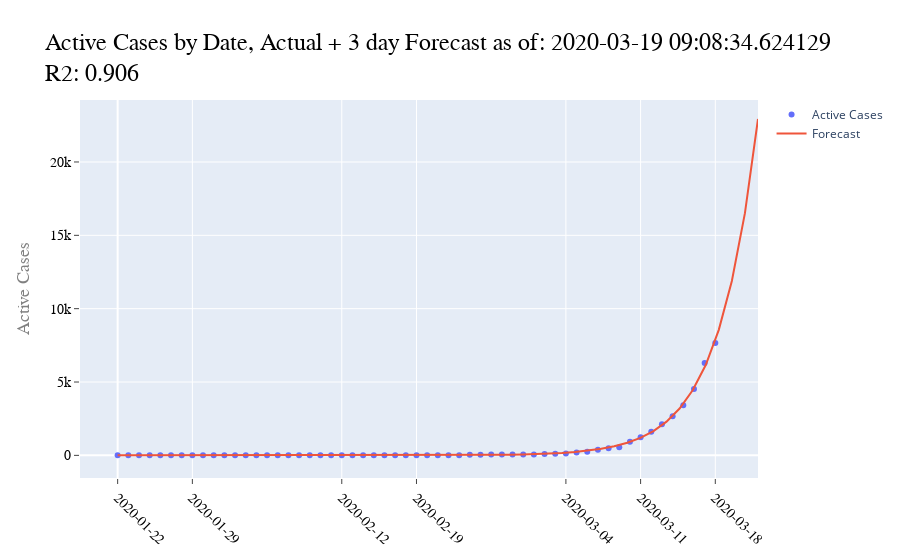

The notebook cell this image was saved under:
### Code cell
trace1 = go.Scatter(
                  x=x,
                  y=y,
                  mode='markers',
                  name='Active Cases'
                  )

trace2 = go.Scatter(
                  x=xx,
                  y=yy,
                  mode='lines',
                  name='Forecast'
                  )

trace3 = go.Scatter(
                  x=x,
                  y=z,
                  mode='lines',
                  name='Test Fit'
                  )

layout = go.Layout(
    title='Active Cases by Date, Actual + ' + str(fDay) + ' day Forecast as of: '+str(NOW)+'<br />R2: '+R2Val,
    titlefont=dict(
        family='Arial, sans-serif',
        size=24,
        color='black'
    ),
    xaxis=dict(
        tickvals=valAx,
        ticktext=dateAx,
        showticklabels=True,
        ticks='outside',
        tickangle=45,
        tickfont=dict(
            family='Arial, sans-serif',
            size=14,
            color='black'
        )
    ),
    yaxis=dict(
        title='Active Cases',
        titlefont=dict(
            family='Arial, sans-serif',
            size=18,
            color='grey'
        ),
        ticks='outside',
        showticklabels=True,
        tickfont=dict(
            family='Arial, sans-serif',
            size=14,
            color='black'
        ) #,type='log'
    )
)
    
fig = go.Figure(layout=layout)
fig.add_trace(trace1)
fig.add_trace(trace2)
fig.show()

### Figure 1 — Plotly figure (JSON) as saved in the notebook; plotly's stock layout.template omitted (floating-point values rounded to 4 significant figures)
{"data": [{"mode": "markers", "name": "Active Cases", "type": "scatter", "x": [0, 1, 2, 3, 4, 5, 6, 7, 8, 9, 10, 11, 12, 13, 14, 15, 16, 17, 18, 19, 20, 21, 22, 23, 24, 25, 26, 27, 28, 29, 30, 31, 32, 33, 34, 35, 36, 37, 38, 39, 40, 41, 42, 43, 44, 45, 46, 47, 48, 49, 50, 51, 52, 53, 54, 55, 56], "y": [1, 1, 2, 2, 5, 5, 5, 5, 5, 7, 8, 8, 11, 11, 11, 11, 11, 11, 8, 8, 9, 9, 10, 10, 10, 10, 10, 10, 10, 10, 10, 10, 10, 46, 45, 51, 52, 53, 60, 66, 85, 104, 131, 198, 241, 378, 490, 554, 923, 1237, 1611, 2120, 2661, 3424, 4530, 6296, 7665]}, {"mode": "lines", "name": "Forecast", "type": "scatter", "x": [0, 1.224, 2.449, 3.673, 4.898, 6.122, 7.347, 8.571, 9.796, 11.02, 12.24, 13.47, 14.69, 15.92, 17.14, 18.37, 19.59, 20.82, 22.04, 23.27, 24.49, 25.71, 26.94, 28.16, 29.39, 30.61, 31.84, 33.06, 34.29, 35.51, 36.73, 37.96, 39.18, 40.41, 41.63, 42.86, 44.08, 45.31, 46.53, 47.76, 48.98, 50.2, 51.43, 52.65, 53.88, 55.1, 56.33, 57.55, 58.78, 60], "y": [-0.07185, -0.07095, -0.06969, -0.06795, -0.06553, -0.06217, -0.0575, -0.05102, -0.04201, -0.02949, -0.0121, 0.01205, 0.04561, 0.09223, 0.157, 0.2469, 0.3719, 0.5455, 0.7867, 1.122, 1.587, 2.234, 3.132, 4.38, 6.113, 8.521, 11.87, 16.51, 22.97, 31.94, 44.4, 61.7, 85.75, 119.1, 165.5, 230.0, 319.6, 443.9, 616.8, 856.8, 1190.0, 1654.0, 2297.0, 3191.0, 4433.0, 6159.0, 8556.0, 11890.0, 16510.0, 22940.0]}], "layout": {"autosize": true, "title": {"font": {"color": "black", "family": "Arial, sans-serif", "size": 24}, "text": "Active Cases by Date, Actual + 3 day Forecast as of: 2020-03-19 09:08:34.624129<br />R2: 0.906"}, "xaxis": {"autorange": true, "range": [-3.328, 60], "showticklabels": true, "tickangle": 45, "tickfont": {"color": "black", "family": "Arial, sans-serif", "size": 14}, "ticks": "outside", "ticktext": ["2020-01-22", "2020-01-29", "2020-02-12", "2020-02-19", "2020-03-04", "2020-03-11", "2020-03-18"], "tickvals": [0, 7, 21, 28, 42, 49, 56], "type": "linear"}, "yaxis": {"autorange": true, "range": [-1661.0, 24230.0], "showticklabels": true, "tickfont": {"color": "black", "family": "Arial, sans-serif", "size": 14}, "ticks": "outside", "title": {"font": {"color": "grey", "family": "Arial, sans-serif", "size": 18}, "text": "Active Cases"}, "type": "linear"}}}
